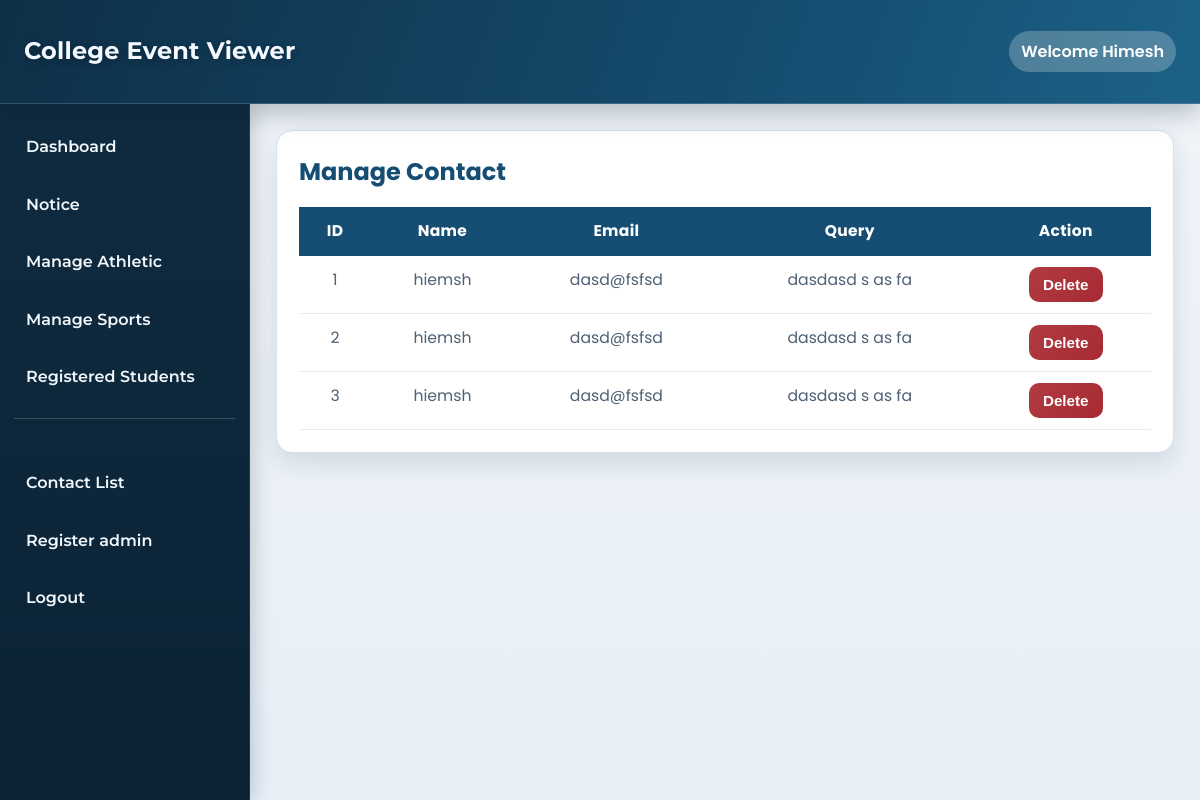
Screenshot of /manage-contact (signed in) with the database file from the repository.
### main.py (models this page shows)
class Contact(db.Model):
    sno = db.Column(db.Integer, primary_key=True, autoincrement=True)
    name = db.Column(db.String(200), nullable=False)
    email = db.Column(db.String(500), nullable=False)
    message = db.Column(db.String(500), nullable=False)

### main.py (the view)
@app.route("/manage-contact")
def maanage_contact():
    if 'admin' not in session:
        return redirect("/admin-login")
    data=Contact.query.all()
    return render_template('manage-contact.html',contactdata=data)

### templates/manage-contact.html
{%extends "adminBase.html"%}
{%block content%}
<main class="content">
    <div class="delete-container">
        <h2>Manage Contact</h2>
        <table class="notice-table">
            <thead>
                <tr>
                    <th>ID</th>
                    <th>Name</th>
                    <th>Email</th>
                    <th>Query</th>
                    <th>Action</th>
                </tr>
            </thead>
            <tbody>
                {% for data in contactdata %}
                <tr>
                    <td>{{ loop.index }}</td>
                    <td>{{ data.name }}</td>
                    <td>{{ data.email}}</td>
                    <td>{{ data.message }}</td>
                    <td>
                        <form action="/delete-contact/{{ data.sno }}" method="POST">
                            <button class="delete-btn">Delete</button>
                        </form>
                    </td>
                </tr>
                {% endfor %}
            </tbody>
        </table>
    </div>
</main>
{%endblock%}

### static/admin.css (style rules this page uses)
:root { --header-height: 104px; --sidebar-width: 250px; --bg: #edf2f7; --surface: #ffffff; --text: #1b2b3a; --muted: #4e6175; --primary: #154d73; --primary-strong: #0f3956; --accent: #b9772a; --danger: #b13b40; --sidebar: #0f2b40; --sidebar-hover: #184664; --border: #d4e0eb; --shadow-soft: 0 10px 25px rgba(13, 41, 62, 0.12); }
* { margin: 0; padding: 0; box-sizing: border-box; }
body { min-height: 100vh; font-size: 16px; font-family: 'Poppins', sans-serif; background: linear-gradient(180deg, #f2f6fb 0%, var(--bg) 44%, #e7eff7 100%); color: var(--text); line-height: 1.6; overflow-x: hidden; }
.content { margin-left: var(--sidebar-width); min-height: 100vh; padding: calc(var(--header-height) + 26px) 26px 24px; }
.card, .admin-form, .admin-event-form, .csv-upload-container, .delete-container, .event-container { background: var(--surface); border: 1px solid var(--border); border-radius: 16px; box-shadow: var(--shadow-soft); }
#delete-btn, #atl-delete-btn, .event-submit-btn, .csv-btn, .delete-btn { border: none; border-radius: 10px; cursor: pointer; font-weight: 700; transition: transform 0.2s ease, box-shadow 0.2s ease, filter 0.2s ease; }
.delete-container, .event-container { width: 100%; margin: 0; padding: 22px; overflow-x: auto; -webkit-overflow-scrolling: touch; }
.delete-container h2, .event-container h2 { margin-bottom: 16px; color: var(--primary); font-size: clamp(1.3rem, 2vw, 1.75rem); }
.notice-table, .event-table { width: 100%; min-width: 660px; border-collapse: collapse; }
.notice-table th, .event-table th { padding: 12px; background: var(--primary); color: #ffffff; text-align: center; font-size: 0.97rem; letter-spacing: 0.3px; }
.notice-table td, .event-table td { padding: 11px; border-bottom: 1px solid #e7edf4; text-align: center; color: var(--muted); font-size: 0.98rem; vertical-align: top; }
.delete-btn { padding: 9px 14px; background: linear-gradient(135deg, var(--danger), #a62a34); color: #ffffff; font-size: 0.95rem; }

### rows the page displays
Contact: name "hiemsh", email "dasd@fsfsd", message "dasdasd s as fa"
Contact: name "hiemsh", email "dasd@fsfsd", message "dasdasd s as fa"
Contact: name "hiemsh", email "dasd@fsfsd", message "dasdasd s as fa"

### other values shown
{{ session['admin'] }} "Himesh"
